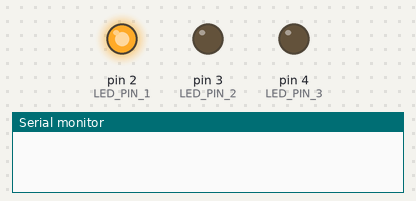
Bench run of a program on a simulated Arduino Uno, built with avr-gcc and run on an emulated ATmega328P. Shown: output pins drawn as LEDs (lit = HIGH), the last lines printed to the serial monitor.

Above: at 0.5 s.
At 1.5 s:
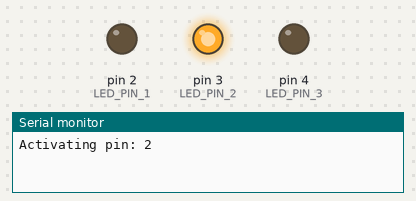
At 3.0 s:
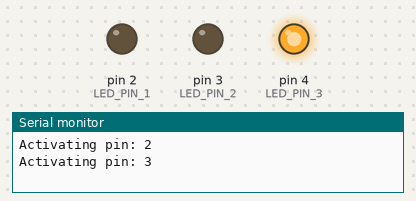
Timing chart, 0 to 7.8 s (numbered marks = the images above):
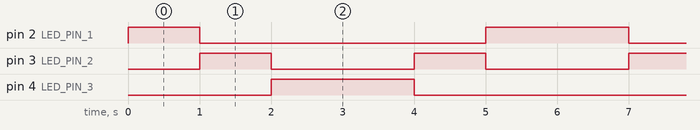

The program:

main.cpp
```cpp
#include "Arduino.h"
#define LED_PIN_1 2
#define LED_PIN_2 3
#define LED_PIN_3 4

const int ledPins[] = {LED_PIN_1, LED_PIN_2, LED_PIN_3};
const int pinCount = sizeof(ledPins) / sizeof(ledPins[0]);

void setup() {
  Serial.begin(9600);
  for(int i = 0; i < pinCount; i++) {
    pinMode(ledPins[i], OUTPUT);
    digitalWrite(ledPins[i], LOW);
  }
}

void loop() {
  // Прямая последовательность
  for(int i = 0; i < pinCount; i++) {
    digitalWrite(ledPins[i], 1);
    delay(1000);
    digitalWrite(ledPins[i], 0);
    Serial.print("Activating pin: ");
    Serial.println(ledPins[i]);
  }

  // Обратная последовательность
  for(int i = 2; i > -1; i--) {
    digitalWrite(ledPins[i], 1);
    delay(1000);
    digitalWrite(ledPins[i], 0);
    Serial.print("Activating pin: ");
    Serial.println(ledPins[i]);
  }
}
```

Measured:
- by itself, pin 2 (LED_PIN_1): repeats every 6.0 s: LOW 4.0 s, HIGH 2.0 s
- by itself, pin 3 (LED_PIN_2): alternates HIGH for 1.0 s and LOW for 2.0 s
- by itself, pin 4 (LED_PIN_3): alternates HIGH for 2.0 s and LOW for 4.0 s
